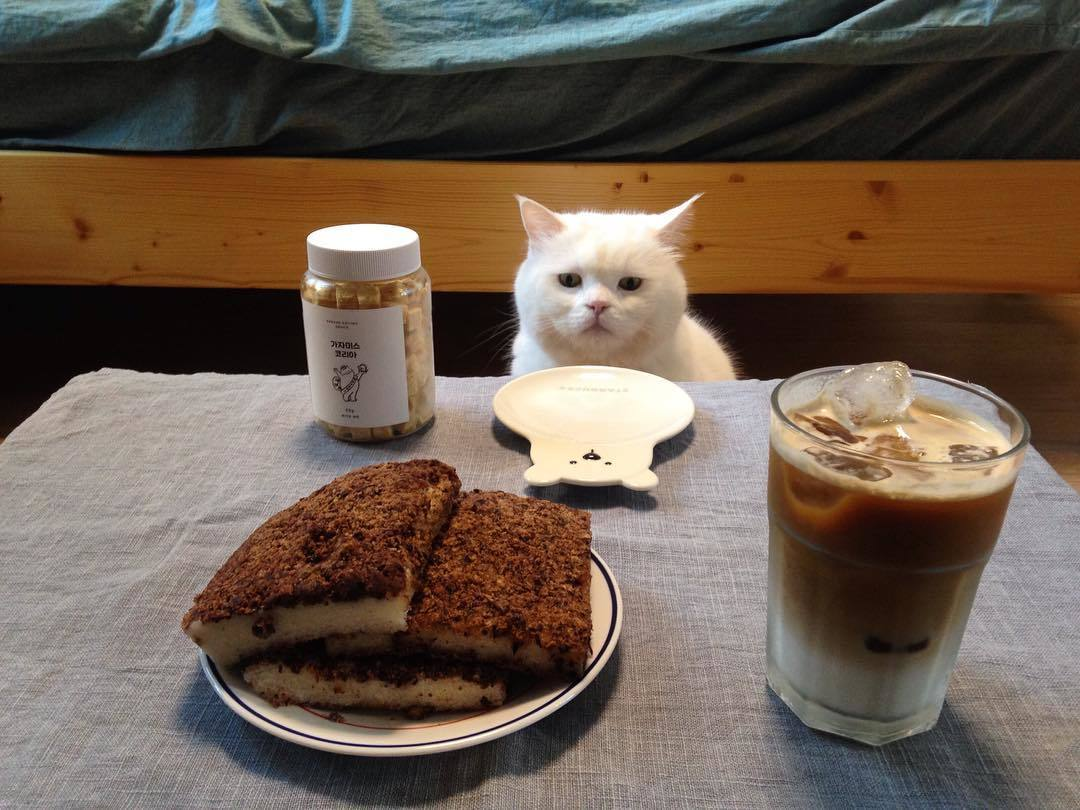
#> input picture cv2_funs/cat.jpeg, 1080 x 810 px
$ python cv2_ed.py
#> lines starting #> are read from the running program, lines starting #| are printed output that depends on the picture; after the words box and inside, x2 and y2 are one past the last pixel; in counts of white or black regions, pixels touching at a corner belong together
import cv2
import random
import numpy as np

src = cv2.imread(cv2.samples.findFile('./cat.jpeg'))
#> src is the input picture: shape (810, 1080, 3); mean B, G, R 78.6, 91.4, 107.4
gray = cv2.cvtColor(src,cv2.COLOR_BGRA2GRAY)
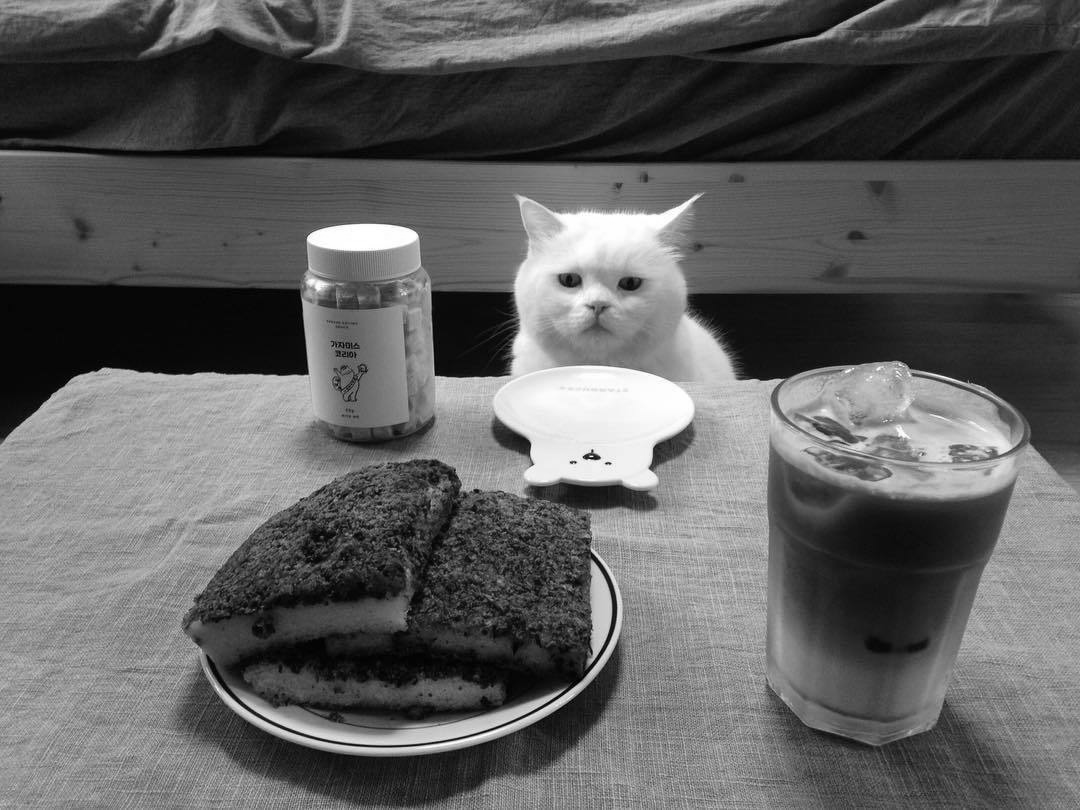
#> gray: shape (810, 1080); min 0, max 255, mean 94.8
cv2.imwrite("gray.jpg", src)

# 存储边缘分割结果
ssrc = src.copy()*0
#> ssrc: shape (810, 1080, 3); every value is 0
# 存储线检测结果
lsrc = src.copy()
# 存储椭圆检测结果
esrc = src.copy()

# opencv的边缘提取方法, 不同于canny等减法边缘策略.
# https://docs.opencv.org/3.4/d4/d8b/group__ximgproc__edge__drawing.html 官方解说文档

ed = cv2.ximgproc.createEdgeDrawing()

# you can change parameters (refer the documentation to see all parameters) 设置参数
EDParams = cv2.ximgproc_EdgeDrawing_Params()
EDParams.MinPathLength = 50    # try changing this value between 5 to 1000
EDParams.PFmode = True      # false画椭圆, True画圆
EDParams.MinLineLength = 10    # try changing this value between 5 to 100
EDParams.NFAValidation = True   # defaut value try to swich it to False
ed.setParams(EDParams)

# Detect edges
# you should call this before detectLines() and detectEllipses()
ed.detectEdges(gray)
segments = ed.getSegments()
lines = ed.detectLines()
ellipses = ed.detectEllipses()

# Draw detected edge segments
for i in range(len(segments)):
    color = (random.randint(0,256), random.randint(0,256), random.randint(0,256))
    cv2.polylines(ssrc, [segments[i]], False, color, 1, cv2.LINE_8)
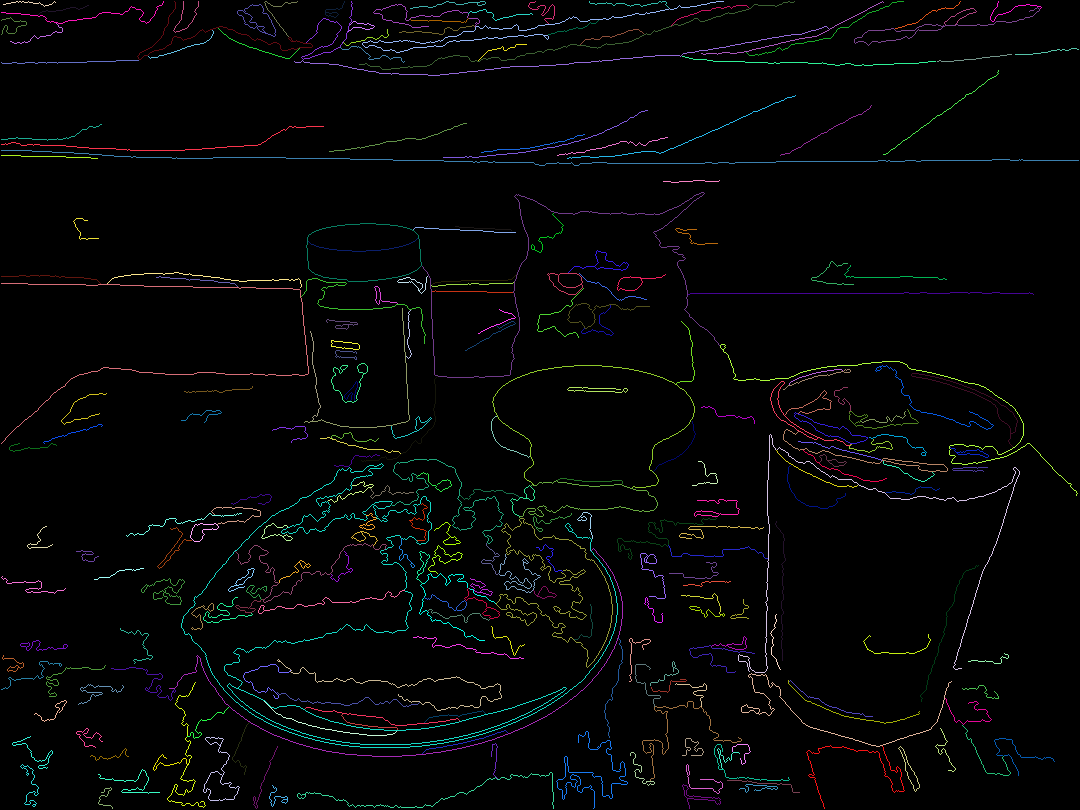
#> ssrc: shape (810, 1080, 3); mean B, G, R 5.5, 5.4, 4.8

cv2.imwrite("edge_segments.jpg", ssrc)

# Draw detected lines
if lines is not None: # Check if the lines have been found and only then iterate over these and add them to the image
    lines = np.uint16(np.around(lines))
    for i in range(len(lines)):
        cv2.line(lsrc, (lines[i][0][0], lines[i][0][1]), (lines[i][0][2], lines[i][0][3]), (0, 0, 255), 1, cv2.LINE_AA)
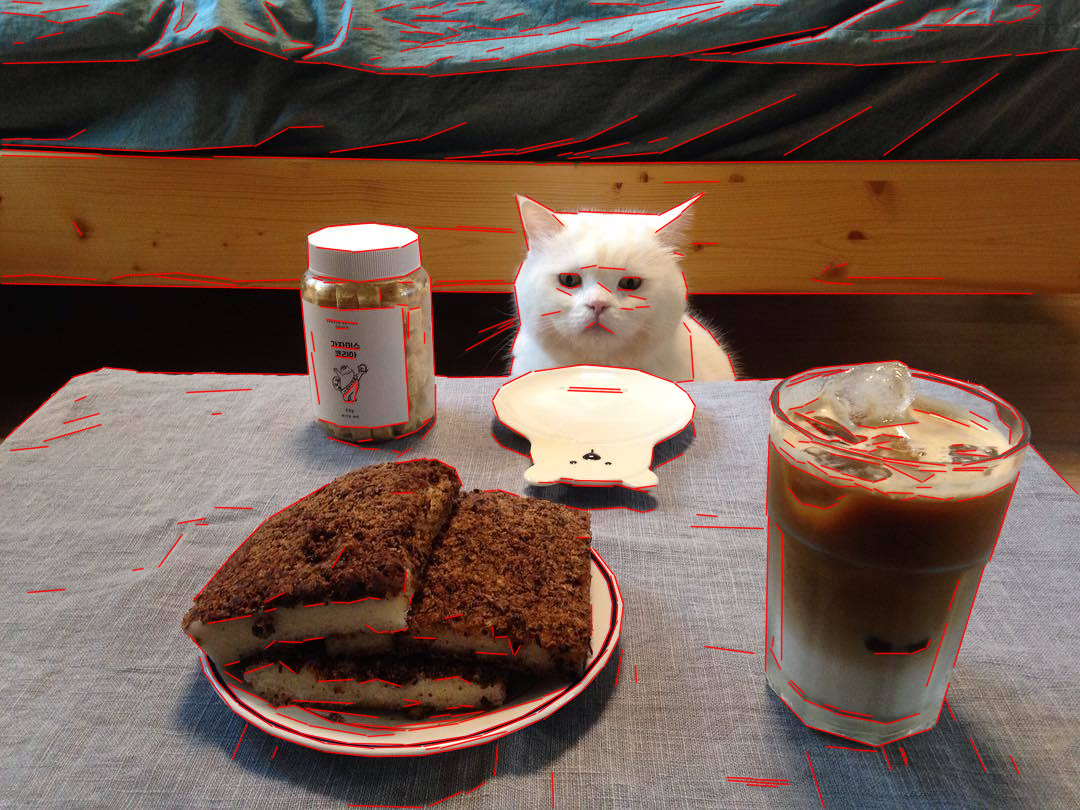
#> lsrc: shape (810, 1080, 3); 6.82% of pixels changed, all inside (x1, y1, x2, y2) = (1, 0, 1080, 810)

cv2.imwrite("lines.jpg", lsrc)

# Draw detected circles and ellipses
if ellipses is not None: # Check if circles and ellipses have been found and only then iterate over these and add them to the image
    ellipses = np.uint16(np.around(ellipses))
    for i in range(len(ellipses)):
        color = (0, 0, 255)
        if ellipses[i][0][2] == 0:
            color = (0, 255, 0)
        cv2.ellipse(esrc, (ellipses[i][0][0], ellipses[i][0][1]), (ellipses[i][0][2]+ellipses[i][0][3],ellipses[i][0][2]+ellipses[i][0][4]),ellipses[i][0][5],0, 360, color, 2, cv2.LINE_AA)
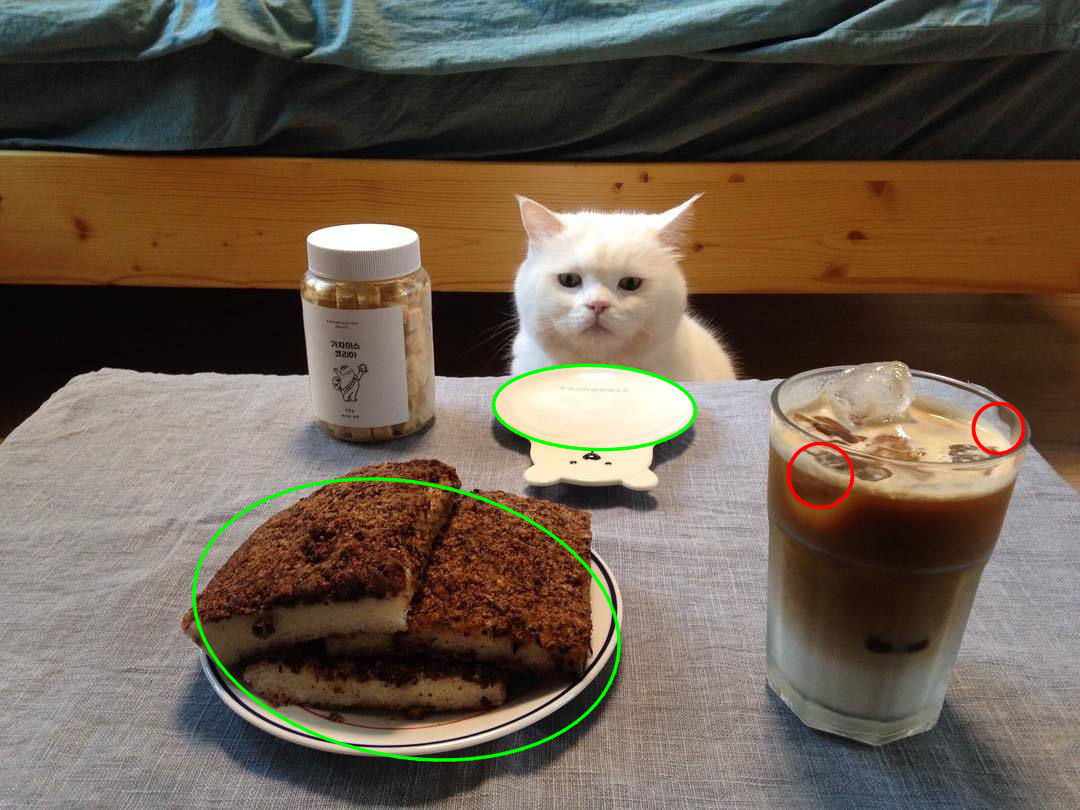
#> esrc: shape (810, 1080, 3); 1.09% of pixels changed, all inside (x1, y1, x2, y2) = (191, 363, 1027, 763)

cv2.imwrite("ellipses.jpg", esrc)
